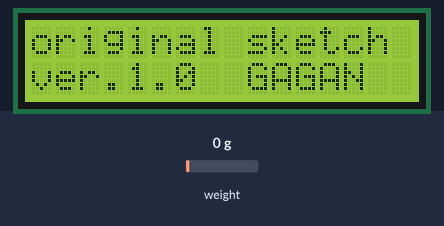
The sketch below on a simulated Arduino Uno, built with avr-gcc and run on an emulated ATmega328P. On the bench: 16×2 character LCD. The inputs (shaded band) are chosen by the test bench; at power-on: weight on the scale 0 g.

Above: at 0.1 s.
At 4.2 s:
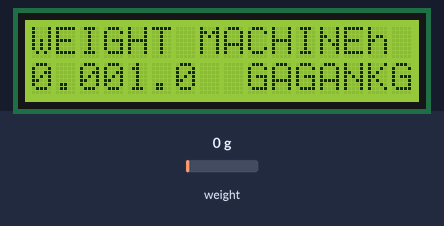
4.3 s: weight on the scale set to 100 g
At 5.3 s:
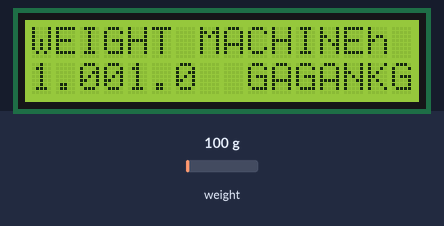
Timing chart, 0 to 7.3 s (numbered marks = the images above; inputs shaded):
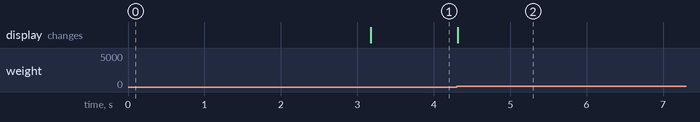

The sketch:

simple_weighting.ino
```cpp
#include <HX711.h>
#include <LiquidCrystal.h>
#include <Wire.h>

//connect tmr button to pin 4 and the other terminal to gnd
#define tmr 4

const int rs = 12, en = 11, d4 = 5, d5 = 4, d6 = 3, d7 = 2;
LiquidCrystal lcd(rs, en, d4, d5, d6, d7);

HX711 scale(A1, A0);
float old_w = 0,weight2 = 0;
long int zero = 0,weight = 0;
// edit this to change value
float calib = 0;

void setup() {
  Serial.begin(38400);
  lcd.begin(16, 2);
  pinMode(tmr,INPUT_PULLUP);
  lcd.clear();
  lcd.setCursor(0, 0);
  lcd.print("original sketch");
  lcd.setCursor(0, 1);
  lcd.print("ver.1.0  GAGAN");
  delay(3000);

}

void loop() {
  long int raw = scale.read();
  if (digitalRead(tmr) == LOW) {
    delay(200);
    zero = scale.get_value(5);
    lcd.clear();
  }
  weight = map(raw, zero, 16777215, 0, 2086500);
  weight2 = float(weight);
  weight2 = weight / 100;
  float new_w = weight2 + calib;
  lcd.setCursor(0, 0);
  lcd.print("WEIGHT MACHINE");
  lcd.setCursor(0, 1);
  lcd.print(new_w, 2);
  lcd.setCursor(14, 1);
  lcd.print("KG");

  if ((old_w > 10000 && 10000 > new_w) || (old_w > 1000 && 1000 > new_w) || (old_w > 100 && 100 > new_w) || (old_w > 10 && 10 > new_w)) {
    lcd.clear();
  }
  old_w = new_w;
}
```

Measured:
- after the input at 4.3 s, the display: changes at once (image 2)
